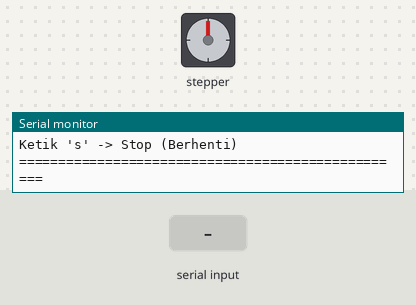
The sketch below on a simulated Arduino Mega 2560, built with avr-gcc and run on an emulated ATmega2560. Shown: stepper motor, the last lines printed to the serial monitor. The test bench sets the inputs (shaded band). Stepper angles assume 200 steps per turn.

Above: at 1.3 s.
1.4 s: "n\n" received over Serial
At 1.55 s:
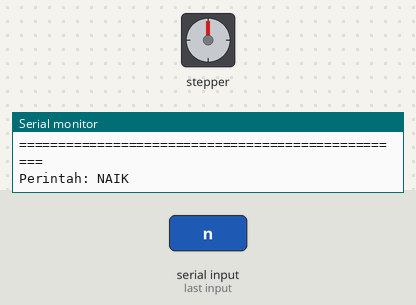
4.4 s: byte 115 ('s') received over Serial
At 5.6 s:
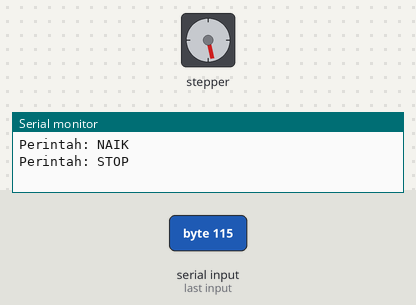
5.9 s: byte 116 ('t') received over Serial
At 6.36 s:
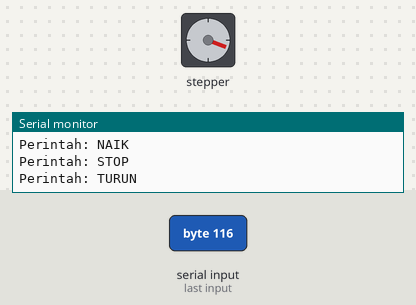
8.9 s: "N\n" received over Serial
11.9 s: "s\n" received over Serial
At 11.9 s:
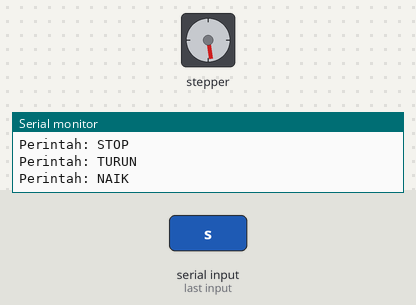
13.4 s: byte 110 ('n') received over Serial
At 13.86 s:
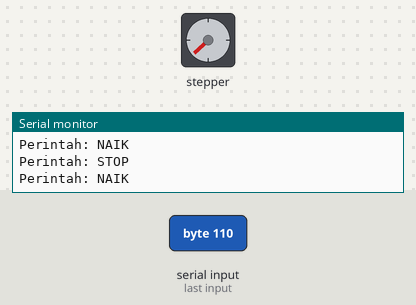
Timing chart, 0 to 17.4 s (numbered marks = the images above; inputs shaded):
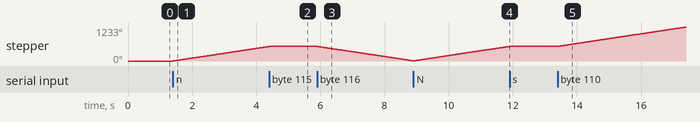

Measured:
- after the input at 1.4 s, stepper: keeps turning clockwise at about 176°/s, starting at once
- after the input at 4.4 s, stepper: goes on until 4.4 s, then stays 527°
- after the input at 5.9 s, stepper: keeps turning counter-clockwise at about 174°/s, starting at once
- after the input at 11.9 s, stepper: stops changing and stays 531°
- after the input at 13.4 s, stepper: keeps turning clockwise at about 176°/s, starting at once

The sketch:

sumber.ino
```cpp
#include <AccelStepper.h>

// Definisi Pin Driver ke Arduino Mega 2560 (Tanpa ENA)
const int stepPin = 3;
const int dirPin  = 4;

// Inisialisasi objek stepper dengan mode DRIVER
AccelStepper stepper(AccelStepper::DRIVER, stepPin, dirPin);

// Variabel untuk menyimpan target kecepatan
float targetSpeed = 0;

void setup() {
  // Mulai komunikasi Serial dengan Baud Rate 9600
  Serial.begin(9600);

  // Atur kecepatan maksimal dan akselerasi motor
  stepper.setMaxSpeed(100.0);
  stepper.setAcceleration(50.0);

  // Petunjuk di Serial Monitor
  Serial.println("=== Kontrol Stepper Motor via Serial (Tanpa ENA) ===");
  Serial.println("Ketik 'n' -> Naik");
  Serial.println("Ketik 't' -> Turun");
  Serial.println("Ketik 's' -> Stop (Berhenti)");
  Serial.println("==================================================");
}

void loop() {
  // Cek apakah ada data yang masuk dari Serial Monitor
  if (Serial.available() > 0) {
    char perintah = Serial.read(); // Baca karakter yang diketik

    // Abaikan karakter enter (\n atau \r)
    if (perintah != '\n' && perintah != '\r') {

      // Cek huruf (mendukung huruf kecil maupun kapital)
      if (perintah == 'n' || perintah == 'N') {
        targetSpeed = 1000.0; // Kecepatan arah Naik (Positif)
        Serial.println("Perintah: NAIK");
      }
      else if (perintah == 't' || perintah == 'T') {
        targetSpeed = -1000.0; // Kecepatan arah Turun (Negatif)
        Serial.println("Perintah: TURUN");
      }
      else if (perintah == 's' || perintah == 'S') {
        targetSpeed = 0; // Berhenti
        Serial.println("Perintah: STOP");
      }
    }
  }

  // Terapkan kecepatan ke motor secara terus-menerus
  stepper.setSpeed(targetSpeed);
  stepper.runSpeed();
}
```
